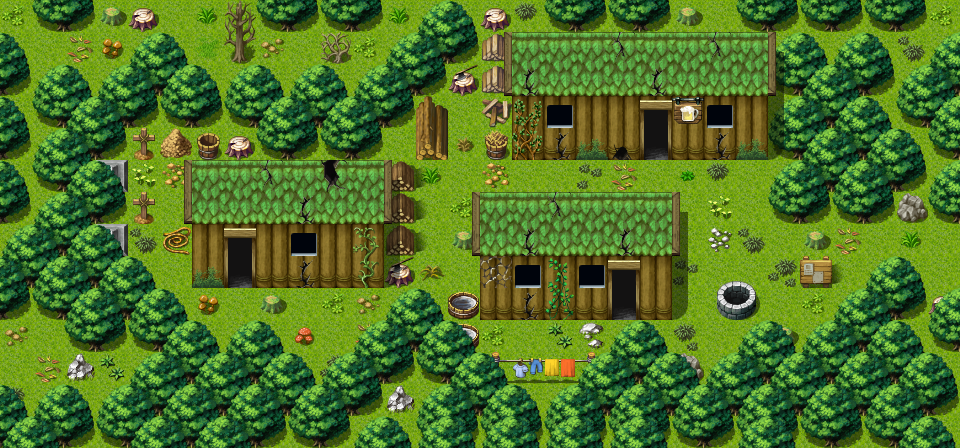

A level layout from a 2D game, rendered from its tile map. Below: a short description, then the map file with tile-grid data replaced by summaries:
An orthogonal 30x14 tile map with 32x32 px tiles, 3 tile layers (Ground, Objects, Above), 1 hidden layer not drawn, 40 tilesets and 13 objects (6x spawn, 4x mapchange, 3x sign).

<map version="1.0" orientation="orthogonal" width="30" height="14" tilewidth="32" tileheight="32">
 <properties>
  <property name="outside" value="1" />
 </properties>
 <tileset firstgid="1" name="map_bed_1" tilewidth="32" tileheight="32">
  <image source="../drawable/map_bed_1.png" width="512" height="256" />
 </tileset>
 <tileset firstgid="129" name="map_border_1" tilewidth="32" tileheight="32">
  <image source="../drawable/map_border_1.png" width="512" height="256" />
 </tileset>
 <tileset firstgid="257" name="map_bridge_1" tilewidth="32" tileheight="32">
  <image source="../drawable/map_bridge_1.png" width="512" height="256" />
 </tileset>
 <tileset firstgid="385" name="map_broken_1" tilewidth="32" tileheight="32">
  <image source="../drawable/map_broken_1.png" width="512" height="256" />
 </tileset>
 <tileset firstgid="513" name="map_cavewall_1" tilewidth="32" tileheight="32">
  <image source="../drawable/map_cavewall_1.png" width="576" height="192" />
 </tileset>
 <tileset firstgid="621" name="map_cavewall_2" tilewidth="32" tileheight="32">
  <image source="../drawable/map_cavewall_2.png" width="576" height="192" />
 </tileset>
 <tileset firstgid="729" name="map_cavewall_3" tilewidth="32" tileheight="32">
  <image source="../drawable/map_cavewall_3.png" width="576" height="192" />
 </tileset>
 <tileset firstgid="837" name="map_chair_table_1" tilewidth="32" tileheight="32">
  <image source="../drawable/map_chair_table_1.png" width="512" height="256" />
 </tileset>
 <tileset firstgid="965" name="map_crate_1" tilewidth="32" tileheight="32">
  <image source="../drawable/map_crate_1.png" width="512" height="256" />
 </tileset>
 <tileset firstgid="1093" name="map_cupboard_1" tilewidth="32" tileheight="32">
  <image source="../drawable/map_cupboard_1.png" width="512" height="256" />
 </tileset>
 <tileset firstgid="1221" name="map_curtain_1" tilewidth="32" tileheight="32">
  <image source="../drawable/map_curtain_1.png" width="512" height="256" />
 </tileset>
 <tileset firstgid="1349" name="map_entrance_1" tilewidth="32" tileheight="32">
  <image source="../drawable/map_entrance_1.png" width="512" height="256" />
 </tileset>
 <tileset firstgid="1477" name="map_fence_1" tilewidth="32" tileheight="32">
  <image source="../drawable/map_fence_1.png" width="512" height="256" />
 </tileset>
 <tileset firstgid="1605" name="map_fence_2" tilewidth="32" tileheight="32">
  <image source="../drawable/map_fence_2.png" width="512" height="256" />
 </tileset>
 <tileset firstgid="1733" name="map_ground_1" tilewidth="32" tileheight="32">
  <image source="../drawable/map_ground_1.png" width="512" height="256" />
 </tileset>
 <tileset firstgid="1861" name="map_ground_2" tilewidth="32" tileheight="32">
  <image source="../drawable/map_ground_2.png" width="512" height="256" />
 </tileset>
 <tileset firstgid="1989" name="map_ground_3" tilewidth="32" tileheight="32">
  <image source="../drawable/map_ground_3.png" width="512" height="256" />
 </tileset>
 <tileset firstgid="2117" name="map_ground_4" tilewidth="32" tileheight="32">
  <image source="../drawable/map_ground_4.png" width="512" height="256" />
 </tileset>
 <tileset firstgid="2245" name="map_ground_5" tilewidth="32" tileheight="32">
  <image source="../drawable/map_ground_5.png" width="512" height="256" />
 </tileset>
 <tileset firstgid="2373" name="map_ground_6" tilewidth="32" tileheight="32">
  <image source="../drawable/map_ground_6.png" width="512" height="256" />
 </tileset>
 <tileset firstgid="2501" name="map_ground_7" tilewidth="32" tileheight="32">
  <image source="../drawable/map_ground_7.png" width="512" height="256" />
 </tileset>
 <tileset firstgid="2629" name="map_ground_8" tilewidth="32" tileheight="32">
  <image source="../drawable/map_ground_8.png" width="512" height="256" />
 </tileset>
 <tileset firstgid="2757" name="map_indoor_1" tilewidth="32" tileheight="32">
  <image source="../drawable/map_indoor_1.png" width="512" height="256" />
 </tileset>
 <tileset firstgid="2885" name="map_kitchen_1" tilewidth="32" tileheight="32">
  <image source="../drawable/map_kitchen_1.png" width="512" height="256" />
 </tileset>
 <tileset firstgid="3013" name="map_outdoor_1" tilewidth="32" tileheight="32">
  <image source="../drawable/map_outdoor_1.png" width="512" height="256" />
 </tileset>
 <tileset firstgid="3141" name="map_pillar_1" tilewidth="32" tileheight="32">
  <image source="../drawable/map_pillar_1.png" width="512" height="256" />
 </tileset>
 <tileset firstgid="3269" name="map_plant_1" tilewidth="32" tileheight="32">
  <image source="../drawable/map_plant_1.png" width="512" height="256" />
 </tileset>
 <tileset firstgid="3397" name="map_rock_1" tilewidth="32" tileheight="32">
  <image source="../drawable/map_rock_1.png" width="512" height="256" />
 </tileset>
 <tileset firstgid="3525" name="map_roof_1" tilewidth="32" tileheight="32">
  <image source="../drawable/map_roof_1.png" width="512" height="256" />
 </tileset>
 <tileset firstgid="3653" name="map_roof_2" tilewidth="32" tileheight="32">
  <image source="../drawable/map_roof_2.png" width="512" height="256" />
 </tileset>
 <tileset firstgid="3781" name="map_shop_1" tilewidth="32" tileheight="32">
  <image source="../drawable/map_shop_1.png" width="512" height="256" />
 </tileset>
 <tileset firstgid="3909" name="map_sign_ladder_1" tilewidth="32" tileheight="32">
  <image source="../drawable/map_sign_ladder_1.png" width="512" height="256" />
 </tileset>
 <tileset firstgid="4037" name="map_table_1" tilewidth="32" tileheight="32">
  <image source="../drawable/map_table_1.png" width="512" height="256" />
 </tileset>
 <tileset firstgid="4165" name="map_trail_1" tilewidth="32" tileheight="32">
  <image source="../drawable/map_trail_1.png" width="512" height="256" />
 </tileset>
 <tileset firstgid="4293" name="map_tree_1" tilewidth="32" tileheight="32">
  <image source="../drawable/map_tree_1.png" width="512" height="256" />
 </tileset>
 <tileset firstgid="4421" name="map_wall_1" tilewidth="32" tileheight="32">
  <image source="../drawable/map_wall_1.png" width="512" height="256" />
 </tileset>
 <tileset firstgid="4549" name="map_wall_2" tilewidth="32" tileheight="32">
  <image source="../drawable/map_wall_2.png" width="480" height="256" />
 </tileset>
 <tileset firstgid="4669" name="map_wall_3" tilewidth="32" tileheight="32">
  <image source="../drawable/map_wall_3.png" width="480" height="256" />
 </tileset>
 <tileset firstgid="4789" name="map_window_1" tilewidth="32" tileheight="32">
  <image source="../drawable/map_window_1.png" width="512" height="256" />
 </tileset>
 <tileset firstgid="4917" name="map_window_2" tilewidth="32" tileheight="32">
  <image source="../drawable/map_window_2.png" width="512" height="256" />
 </tileset>
 <layer name="Ground" width="30" height="14">
  <data>[420 cells, 420 non-empty, 7 distinct tile ids]</data>
 </layer>
 <layer name="Objects" width="30" height="14">
  <data>[420 cells, 224 non-empty, 68 distinct tile ids]</data>
 </layer>
 <layer name="Above" width="30" height="14">
  <data>[420 cells, 83 non-empty, 11 distinct tile ids]</data>
 </layer>
 <layer name="Walkable" width="30" height="14" visible="0">
  <data>[420 cells, 337 non-empty, 1 distinct tile ids]</data>
 </layer>
 <objectgroup name="Mapevents" width="30" height="14">
  <!-- 7 objects omitted --></objectgroup>
 <objectgroup name="Spawn" width="30" height="14" visible="0">
  <!-- 6 objects omitted --></objectgroup>
 <objectgroup name="Keys" width="30" height="14" visible="0" />
</map>
<!-- 13 of 13 objects omitted -->
